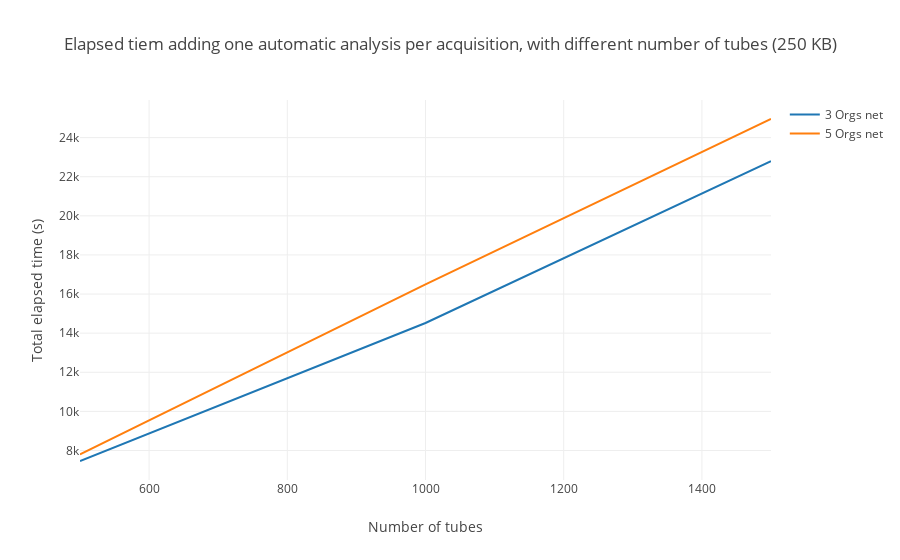

The cell this chart's notebook holds for it:
### Markdown cell above
### Elapsed time adding one automatic analysis per acquisition

### Code cell
# 3 Orgs net data
threeOrgs = [7463.6009, 14518.7505, 22794.0377]
# 5 Orgs net data
fiveOrgs = [7797.8850, 16492.8621, 24951.5748]

totalAutoAnalysis("250 KB", threeOrgs, fiveOrgs)

### Figure 1 — Plotly figure (JSON) as saved in the notebook; plotly's stock layout.template omitted (floating-point values rounded to 4 significant figures)
{"data": [{"mode": "lines", "name": "3 Orgs net", "type": "scatter", "uid": "cb3066cd-4133-4fa5-be7b-c5a88f5caca3", "x": [500, 1000, 1500], "y": [7464.0, 14520.0, 22790.0]}, {"mode": "lines", "name": "5 Orgs net", "type": "scatter", "uid": "ea4fa902-b438-4768-95e2-bf554503239c", "x": [500, 1000, 1500], "y": [7798.0, 16490.0, 24950.0]}], "layout": {"barmode": "group", "title": {"text": "Elapsed tiem adding one automatic analysis per acquisition, with different number of tubes (250 KB)"}, "xaxis": {"range": [500, 1500], "title": {"text": "Number of tubes"}}, "yaxis": {"title": {"text": "Total elapsed time (s)"}}}}
